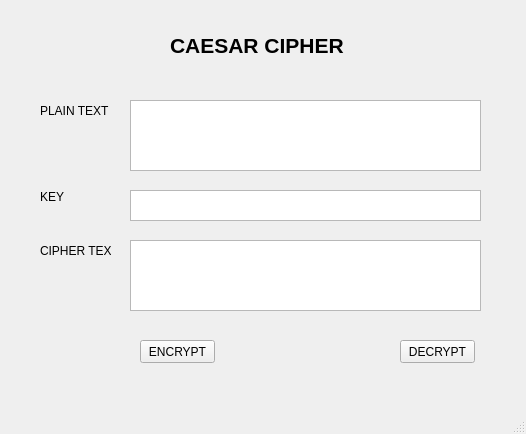
<?xml version="1.0" encoding="UTF-8"?>
<ui version="4.0">
 <class>MainWindow</class>
 <widget class="QMainWindow" name="MainWindow">
  <property name="geometry">
   <rect>
    <x>0</x>
    <y>0</y>
    <width>526</width>
    <height>434</height>
   </rect>
  </property>
  <property name="windowTitle">
   <string>MainWindow</string>
  </property>
  <widget class="QWidget" name="centralwidget">
   <widget class="QLabel" name="label">
    <property name="geometry">
     <rect>
      <x>170</x>
      <y>20</y>
      <width>191</width>
      <height>51</height>
     </rect>
    </property>
    <property name="font">
     <font>
      <pointsize>16</pointsize>
      <weight>75</weight>
      <bold>true</bold>
     </font>
    </property>
    <property name="text">
     <string>CAESAR CIPHER</string>
    </property>
   </widget>
   <widget class="QLabel" name="label_2">
    <property name="geometry">
     <rect>
      <x>40</x>
      <y>100</y>
      <width>71</width>
      <height>21</height>
     </rect>
    </property>
    <property name="text">
     <string>PLAIN TEXT</string>
    </property>
   </widget>
   <widget class="QLabel" name="label_3">
    <property name="geometry">
     <rect>
      <x>40</x>
      <y>190</y>
      <width>47</width>
      <height>13</height>
     </rect>
    </property>
    <property name="text">
     <string>KEY</string>
    </property>
   </widget>
   <widget class="QTextEdit" name="txt_plaintext">
    <property name="geometry">
     <rect>
      <x>130</x>
      <y>100</y>
      <width>351</width>
      <height>71</height>
     </rect>
    </property>
   </widget>
   <widget class="QTextEdit" name="txt_key">
    <property name="geometry">
     <rect>
      <x>130</x>
      <y>190</y>
      <width>351</width>
      <height>31</height>
     </rect>
    </property>
   </widget>
   <widget class="QTextEdit" name="txt_ciphertext">
    <property name="geometry">
     <rect>
      <x>130</x>
      <y>240</y>
      <width>351</width>
      <height>71</height>
     </rect>
    </property>
   </widget>
   <widget class="QLabel" name="label_4">
    <property name="geometry">
     <rect>
      <x>40</x>
      <y>240</y>
      <width>71</width>
      <height>21</height>
     </rect>
    </property>
    <property name="text">
     <string>CIPHER TEXT</string>
    </property>
   </widget>
   <widget class="QPushButton" name="btn_encrypt">
    <property name="geometry">
     <rect>
      <x>140</x>
      <y>340</y>
      <width>75</width>
      <height>23</height>
     </rect>
    </property>
    <property name="text">
     <string>ENCRYPT</string>
    </property>
   </widget>
   <widget class="QPushButton" name="btn_decrypt">
    <property name="geometry">
     <rect>
      <x>400</x>
      <y>340</y>
      <width>75</width>
      <height>23</height>
     </rect>
    </property>
    <property name="text">
     <string>DECRYPT</string>
    </property>
   </widget>
  </widget>
  <widget class="QMenuBar" name="menubar">
   <property name="geometry">
    <rect>
     <x>0</x>
     <y>0</y>
     <width>526</width>
     <height>21</height>
    </rect>
   </property>
  </widget>
  <widget class="QStatusBar" name="statusbar"/>
 </widget>
 <resources/>
 <connections/>
</ui>
